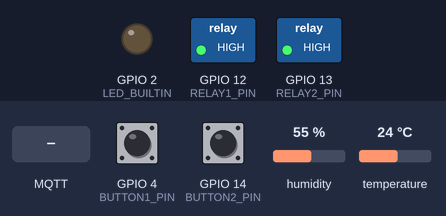
The sketch below on a simulated ESP8266 (Wemos D1 mini). Shown: switched loads named in the sketch (green lamp = pin HIGH), output pins drawn as LEDs (lit = HIGH, except the on-board LED, lit = LOW). The test bench sets the inputs (shaded band); at power-on: GPIO 4 (BUTTON1_PIN) HIGH, GPIO 14 (BUTTON2_PIN) HIGH, humidity 55 %, temperature 24 °C. WiFi joins after 1.5 s; servers stay silent unless stated; no MQTT or app messages arrive unless stated; what the sketch prints to the serial monitor is not drawn.

Above: at 3.7 s.
3.8 s: MQTT message "11" arrives on the first subscribed topic
At 4.6 s:
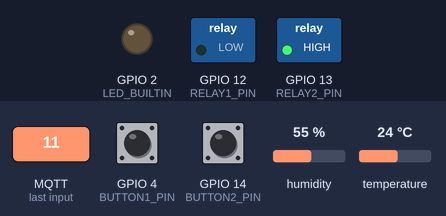
5.3 s: MQTT message "21" arrives on the first subscribed topic
At 5.7 s:
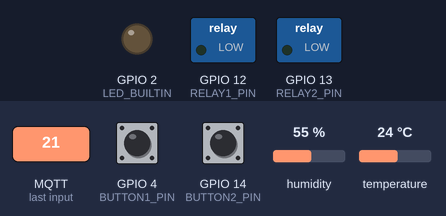
6.8 s: MQTT message "10" arrives on the first subscribed topic
At 8.1 s:
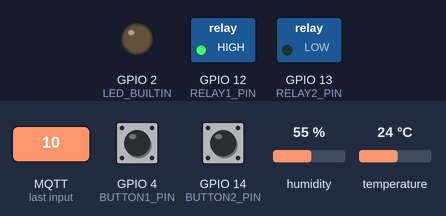
9.9 s: MQTT message "20" arrives on the first subscribed topic
At 10.5 s:
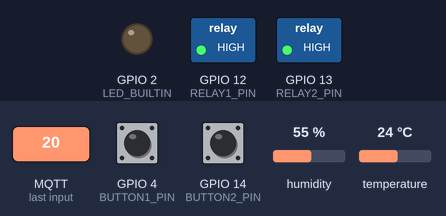
Timing chart, 0 to 12.4 s (numbered marks = the images above; inputs shaded):
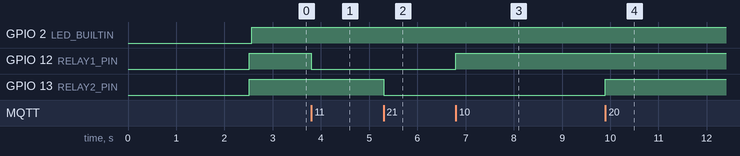

Measured:
- after the input at 3.8 s, GPIO 12 (RELAY1_PIN): HIGH → LOW at once
- after the input at 5.3 s, GPIO 13 (RELAY2_PIN): HIGH → LOW at once
- after the input at 6.8 s, GPIO 12 (RELAY1_PIN): LOW → HIGH at once
- after the input at 9.9 s, GPIO 13 (RELAY2_PIN): LOW → HIGH at once

The sketch:

wemos_mini_MQTT_publisher.ino
```cpp
#include <ESP8266WiFi.h>
#include <PubSubClient.h>
#include "arduino_secrets.h"

#include <DHT.h>
#include <DHT_U.h>

const char* ssid = SECRET_SSID;
const char* password = SECRET_PASS;

const char* mqtt_server = "192.168.8.175";
const int port = 1888;
const char* myTopic = "test/releControlRA";
#define CLIENT_ID "Raivo_t"

#define BUTTON1_PIN 4
#define BUTTON2_PIN 14
#define RELAY1_PIN 12
#define RELAY2_PIN 13

#define DHTPIN 5
#define DHTTYPE DHT21
DHT dht(DHTPIN, DHTTYPE);

boolean switch1_state = false;
boolean switch2_state = false;

WiFiClient espClient;
PubSubClient client(espClient);
long lastMsg = 0;

void setup_wifi() {
  delay(10);

  Serial.println();
  Serial.print("Connecting to ");
  Serial.println(ssid);
  WiFi.mode(WIFI_STA);
  WiFi.begin(ssid, password);

  while (WiFi.status() != WL_CONNECTED) {
    delay(500);
    Serial.print(".");
  }
  Serial.println("");
  Serial.println("WiFi connected");
  Serial.println("IP address: ");
  Serial.println(WiFi.localIP());
}

void callback(char* topic, byte* payload, unsigned int length) {
  String message = "";
  Serial.print("Message arrived: ");
  Serial.print(topic);
  Serial.print("/");

  for (int i = 0; i < length; i++) {
    message.concat((char)payload[i]);
  }

  Serial.print(message);
  Serial.println();
  message = message.substring(0, 2);

  //if ((char)payload[0] == '1') {
  if (message == "11") {
    digitalWrite(RELAY1_PIN, LOW);

  } else if (message == "10") {
    digitalWrite(RELAY1_PIN, HIGH);


 } else if (message == "21") {
    digitalWrite(RELAY2_PIN, LOW);

  } else if (message == "20") {
    digitalWrite(RELAY2_PIN, HIGH);
  }
}

void reconnect() {
  // Loop until we're reconnected
  digitalWrite(LED_BUILTIN, LOW);
  while (!client.connected()) {
    Serial.print("Attempting MQTT connection...");
    // Attempt to connect
    if (client.connect(CLIENT_ID, NULL, 0, true, "0")) {
      Serial.println("connected");
      //client.publish(willTopic, "1", true);
      client.subscribe(myTopic);
      digitalWrite(LED_BUILTIN, HIGH);
    } else {
      Serial.print("failed");
      //Serial.print(client.state());
      Serial.println(" try again in 5 seconds");
      // Wait 5 seconds before retrying
      delay(5000);
    }
  }
}

void setup() {
  dht.begin();
  pinMode(LED_BUILTIN, OUTPUT);
  pinMode(RELAY1_PIN, OUTPUT);
  pinMode(RELAY2_PIN, OUTPUT);

  Serial.begin(115200);
  delay(1000);
  setup_wifi();
  client.setServer(mqtt_server, port);
  client.setCallback(callback);
  pinMode(BUTTON1_PIN, INPUT_PULLUP);
  pinMode(BUTTON2_PIN, INPUT_PULLUP);

  digitalWrite(RELAY1_PIN, HIGH);
  digitalWrite(RELAY2_PIN, HIGH);
}

void loop() {
  if (!client.connected()) {
    reconnect();
  }
  client.loop();

  if (digitalRead(BUTTON1_PIN) == LOW) {
    switch1_state = !switch1_state;

    onLight1Change();
    while (digitalRead(BUTTON1_PIN) == LOW) {}
  }

  if (digitalRead(BUTTON2_PIN) == LOW) {

    switch2_state = !switch2_state;
    onLight2Change();
    while (digitalRead(BUTTON2_PIN) == LOW) {}
  }

  long now = millis();
  if (now - lastMsg > 6000) {
    lastMsg = now;

    float t = dht.readTemperature();
    String stringTemp = String(t, 2);
    Serial.print("Sending temperature: ");
    Serial.print(stringTemp);
    Serial.println();
    client.publish("test/releControlRA/temperature", stringTemp.c_str(), true);
  }
}

void onLight1Change() {
  //digitalWrite(RELAY1_PIN, !switch1_state);
  if (switch1_state) {
    client.publish(myTopic, "11", true);
    Serial.println("Sending: test/11");
  } else {
    client.publish(myTopic, "10", true);
    Serial.println("Sending: test/10");
  }
}

void onLight2Change() {
  //digitalWrite(RELAY2_PIN, !switch2_state);

  if (switch2_state) {
    client.publish(myTopic, "21", true);
    Serial.println("Sending: test/21");
  } else {
    client.publish(myTopic, "20", true);
    Serial.println("Sending: test/20");
  }
}
```

arduino_secrets.h
```cpp
#define SECRET_SSID "iotnet"
#define SECRET_PASS "@iotnet2024"
```
